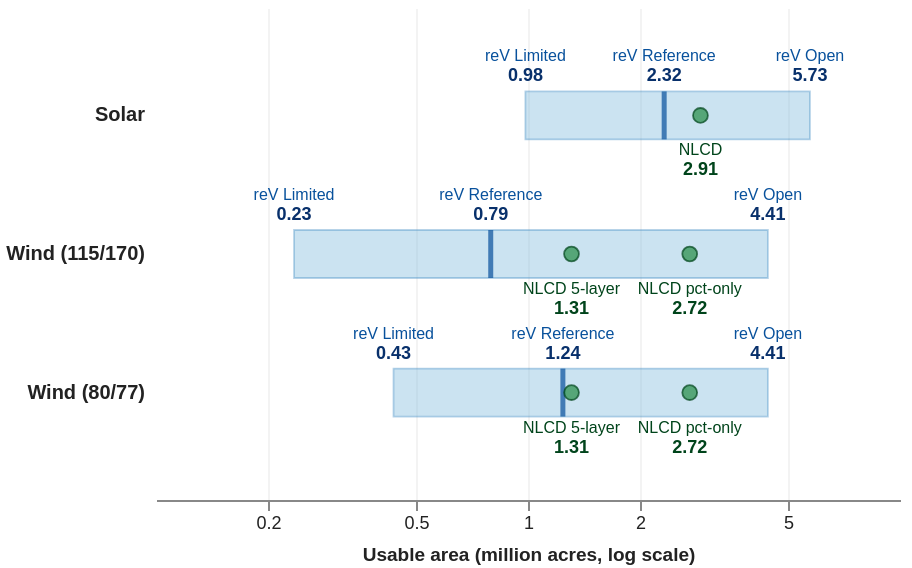

The specification (Vega-Lite) saved for this image:
### Vega-Lite specification from a JSON file in a GitHub repository (floating-point values rounded to 4 significant figures)
{"$schema": "https://vega.github.io/schema/vega-lite/v5.json", "_comment": "Figure 1 headline. Values: onsite-usable-area-benchmark repository, figures/data/fig_headline_totals.csv (scripts 12+13, 2026-10-26), inlined by layer. Wind on the common 90 m grid; reV Open and NLCD carry no turbine setback and are shared by the two wind rows. Diagnostics excluded (reV Parcel Joined, NLCD 7-layer wind). Sized for print: 1 px = 1 pt at the 468 pt text width; rendered to vector PDF with vl-convert 1.9.0 (PNG kept as preview). 2026-10-26 print revision removed the in-figure title/subtitle (caption carries it) and cut padding.", "background": "white", "padding": {"top": 4, "right": 6, "bottom": 2, "left": 2}, "layer": [{"data": {"values": [{"technology": "Solar", "x_min": 0.984, "x_max": 5.727}, {"technology": "Wind (115/170)", "x_min": 0.235, "x_max": 4.414}, {"technology": "Wind (80/77)", "x_min": 0.435, "x_max": 4.414}]}, "mark": {"type": "bar", "size": 24, "color": "#6BAED6", "opacity": 0.35, "stroke": "#3182BD", "strokeWidth": 0.9}, "encoding": {"y": {"field": "technology", "type": "nominal", "axis": {"title": null, "labelFontSize": 10, "labelFontWeight": "bold", "labelPadding": 6, "domain": false, "ticks": false}, "scale": {"padding": 0.55}, "sort": ["Solar", "Wind (115/170)", "Wind (80/77)"]}, "x": {"field": "x_min", "type": "quantitative", "scale": {"type": "log", "domain": [0.15, 8]}, "axis": {"title": "Usable area (million acres, log scale)", "titleFontSize": 9.5, "grid": true, "gridOpacity": 0.35, "labelFontSize": 9, "values": [0.2, 0.5, 1, 2, 5], "format": "~g", "titlePadding": 6}}, "x2": {"field": "x_max"}}}, {"data": {"values": [{"technology": "Solar", "x_ref": 2.323}, {"technology": "Wind (115/170)", "x_ref": 0.794}, {"technology": "Wind (80/77)", "x_ref": 1.241}]}, "mark": {"type": "tick", "size": 24, "color": "#08519C", "thickness": 2.5, "orient": "vertical"}, "encoding": {"y": {"field": "technology", "type": "nominal", "sort": ["Solar", "Wind (115/170)", "Wind (80/77)"]}, "x": {"field": "x_ref", "type": "quantitative"}}}, {"data": {"values": [{"technology": "Solar", "x": 0.984, "label": "reV Limited"}, {"technology": "Solar", "x": 2.323, "label": "reV Reference"}, {"technology": "Solar", "x": 5.727, "label": "reV Open"}, {"technology": "Wind (115/170)", "x": 0.235, "label": "reV Limited"}, {"technology": "Wind (115/170)", "x": 0.794, "label": "reV Reference"}, {"technology": "Wind (115/170)", "x": 4.414, "label": "reV Open"}, {"technology": "Wind (80/77)", "x": 0.435, "label": "reV Limited"}, {"technology": "Wind (80/77)", "x": 1.241, "label": "reV Reference"}, {"technology": "Wind (80/77)", "x": 4.414, "label": "reV Open"}]}, "mark": {"type": "text", "align": "center", "baseline": "bottom", "dy": -25, "fontSize": 8, "color": "#08519C"}, "encoding": {"y": {"field": "technology", "type": "nominal", "sort": ["Solar", "Wind (115/170)", "Wind (80/77)"]}, "x": {"field": "x", "type": "quantitative"}, "text": {"field": "label"}}}, {"data": {"values": [{"technology": "Solar", "x": 0.984, "value": "0.98"}, {"technology": "Solar", "x": 2.323, "value": "2.32"}, {"technology": "Solar", "x": 5.727, "value": "5.73"}, {"technology": "Wind (115/170)", "x": 0.235, "value": "0.23"}, {"technology": "Wind (115/170)", "x": 0.794, "value": "0.79"}, {"technology": "Wind (115/170)", "x": 4.414, "value": "4.41"}, {"technology": "Wind (80/77)", "x": 0.435, "value": "0.43"}, {"technology": "Wind (80/77)", "x": 1.241, "value": "1.24"}, {"technology": "Wind (80/77)", "x": 4.414, "value": "4.41"}]}, "mark": {"type": "text", "align": "center", "baseline": "bottom", "dy": -15, "fontSize": 9, "fontWeight": "bold", "color": "#08306B"}, "encoding": {"y": {"field": "technology", "type": "nominal", "sort": ["Solar", "Wind (115/170)", "Wind (80/77)"]}, "x": {"field": "x", "type": "quantitative"}, "text": {"field": "value"}}}, {"data": {"values": [{"technology": "Solar", "x": 2.908}, {"technology": "Wind (115/170)", "x": 2.721}, {"technology": "Wind (115/170)", "x": 1.309}, {"technology": "Wind (80/77)", "x": 2.721}, {"technology": "Wind (80/77)", "x": 1.309}]}, "mark": {"type": "point", "filled": true, "size": 55, "color": "#238B45", "stroke": "#00441B", "strokeWidth": 0.9}, "encoding": {"y": {"field": "technology", "type": "nominal", "sort": ["Solar", "Wind (115/170)", "Wind (80/77)"]}, "x": {"field": "x", "type": "quantitative"}}}, {"data": {"values": [{"technology": "Solar", "x": 2.908, "label": "NLCD"}, {"technology": "Wind (115/170)", "x": 2.721, "label": "NLCD pct-only"}, {"technology": "Wind (115/170)", "x": 1.309, "label": "NLCD 5-layer"}, {"technology": "Wind (80/77)", "x": 2.721, "label": "NLCD pct-only"}, {"technology": "Wind (80/77)", "x": 1.309, "label": "NLCD 5-layer"}]}, "mark": {"type": "text", "align": "center", "baseline": "top", "dy": 14, "fontSize": 8, "fontWeight": "normal", "color": "#00441B"}, "encoding": {"y": {"field": "technology", "type": "nominal", "sort": ["Solar", "Wind (115/170)", "Wind (80/77)"]}, "x": {"field": "x", "type": "quantitative"}, "text": {"field": "label"}}}, {"data": {"values": [{"technology": "Solar", "x": 2.908, "label": "2.91"}, {"technology": "Wind (115/170)", "x": 2.721, "label": "2.72"}, {"technology": "Wind (115/170)", "x": 1.309, "label": "1.31"}, {"technology": "Wind (80/77)", "x": 2.721, "label": "2.72"}, {"technology": "Wind (80/77)", "x": 1.309, "label": "1.31"}]}, "mark": {"type": "text", "align": "center", "baseline": "top", "dy": 23, "fontSize": 9, "fontWeight": "bold", "color": "#00441B"}, "encoding": {"y": {"field": "technology", "type": "nominal", "sort": ["Solar", "Wind (115/170)", "Wind (80/77)"]}, "x": {"field": "x", "type": "quantitative"}, "text": {"field": "label"}}}], "config": {"view": {"stroke": null}, "font": "Arial", "axis": {"labelFont": "Arial", "titleFont": "Arial", "labelFontSize": 9, "titleFontSize": 9.5, "labelColor": "#222", "titleColor": "#222"}}, "width": 372, "height": 246}
